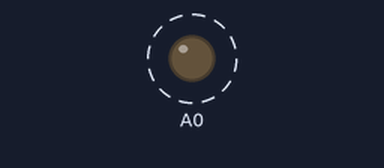
This sketch was run on a simulated Arduino Uno, built with avr-gcc and run on an emulated ATmega328P. Parts: output pins drawn as LEDs (lit = HIGH). Dashed ring = blinking. What the sketch prints to the serial monitor is not drawn.

Above: at 0.34 s.
Timing chart, 0 to 3.0 s (numbered marks = the images above):
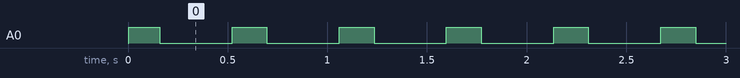

The sketch:

1.ino
```cpp
void setup() {
  Serial.begin(9600);
  // put your setup code here, to run once:
  pinMode(A0,OUTPUT);

}
void loop()
{
for (float x=0;x<=2*3.1416;x=x+.1)
{
  float y=255*sin(x);
  Serial.println(y);

  analogWrite(A0,y);

}
}
```

Measured:
- by itself, A0: alternates HIGH for 0.17 s and LOW for 0.36 s
